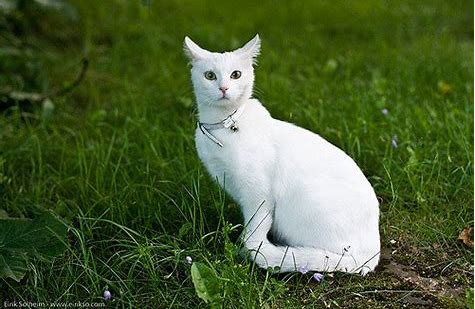
#> input picture images/cat.jpg, 475 x 309 px, found by its file name
$ python image_imshow.py   (older library calls are emulated)
#> lines starting #> are read from the running program, lines starting #| are printed output that depends on the picture

# http://cs231n.github.io/python-numpy-tutorial/

import numpy as np
import pandas as pd

from scipy.misc import imread, imresize
import matplotlib.pyplot as plt

cat_image = imread('images/cat.jpg')
#> cat_image is the input picture: shape (309, 475, 3); mean R, G, B 77, 95.2, 52.4
img_tinted = cat_image * [1, 0.5, 0.9]
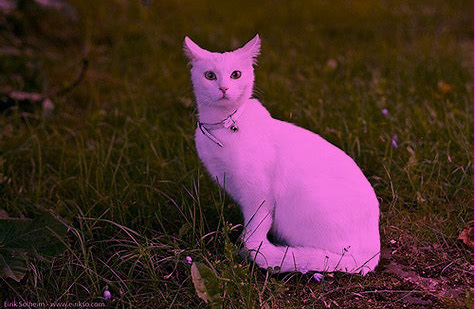
#> img_tinted: shape (309, 475, 3) float64; mean R, G, B 77, 47.6, 47.2
# img_tinted = cat_image[:,:,2]

# Show the original image
plt.subplot(2, 3, 1)
plt.imshow(cat_image)

# Show the tinted image
plt.subplot(2, 3, 2)
# A slight gotcha with imshow is that it might give strange results
# if presented with data that is not uint8. To work around this, we
# explicitly cast the image to uint8 before displaying it.
plt.imshow(np.uint8(img_tinted))

plt.subplot(2, 3, 3)
plt.imshow(np.uint8(cat_image * [.5,.5,.5]))
plt.axis('off')

plt.subplot(2, 3, 4)
plt.imshow(np.uint8(cat_image[:,:,0]))
plt.subplot(2, 3, 5)
plt.imshow(np.uint8(cat_image[:,:,1]))
plt.subplot(2, 3, 6)
plt.imshow(np.uint8(cat_image[:,:,2]))


plt.gca().axes.get_xaxis().set_visible(False)
# plt.gca().axes.set_visible(False)
plt.show()
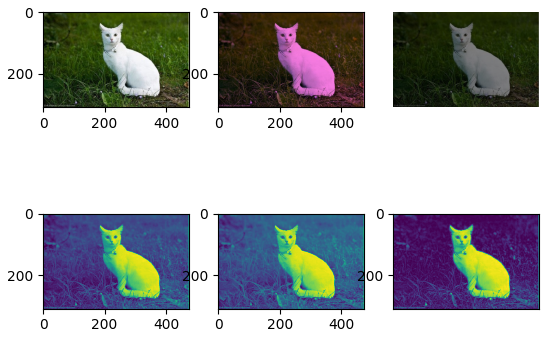
#> figure drawn by matplotlib, 6 panels

print('END')
